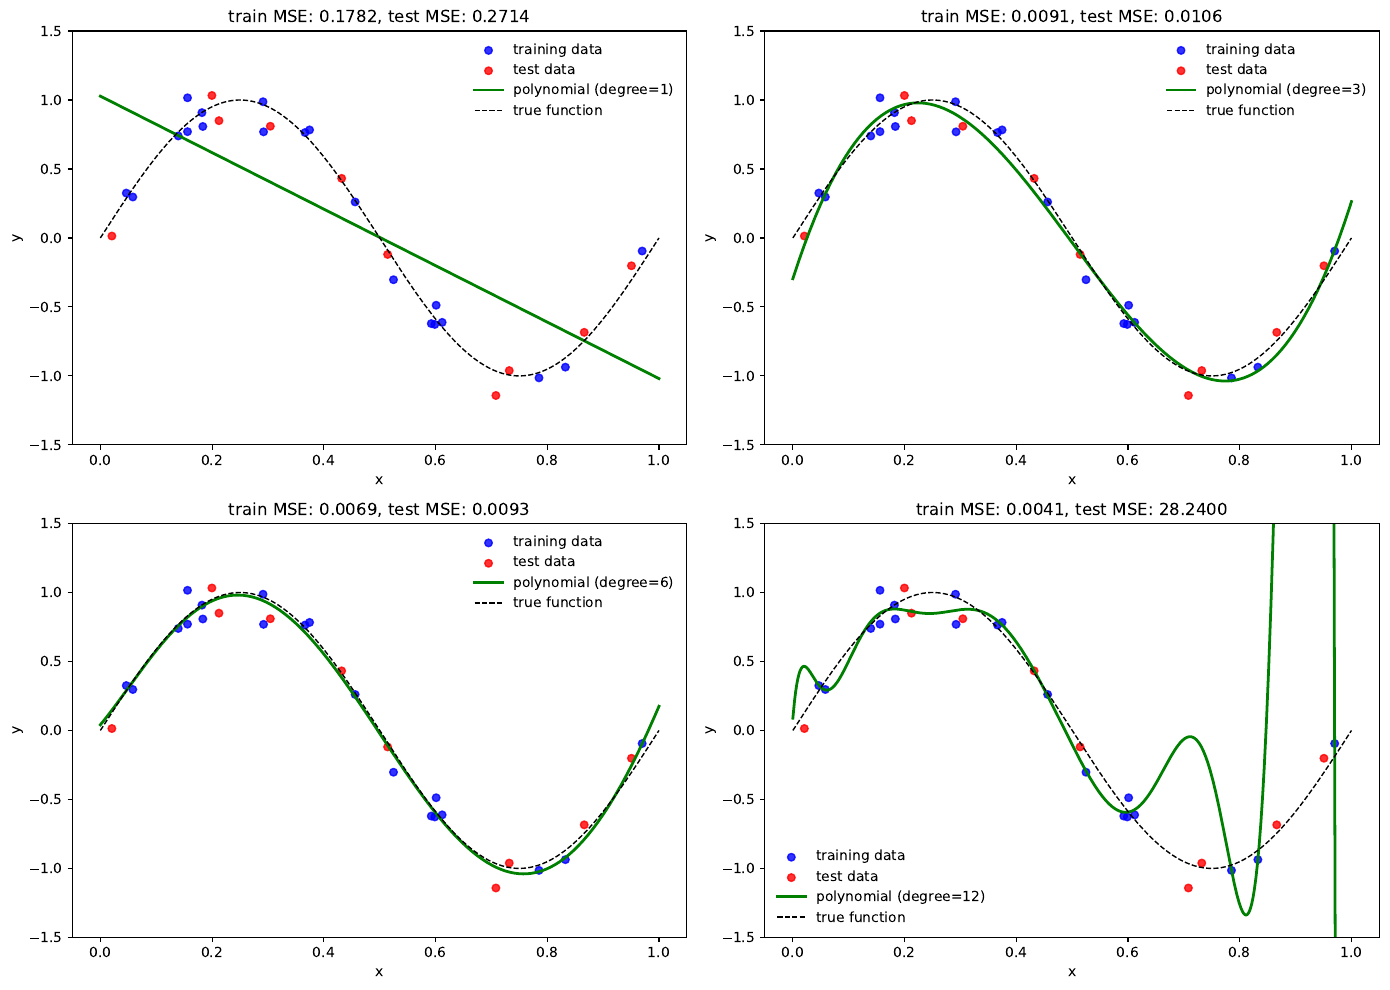

Write the Python code that produced this figure.
import numpy as np
import matplotlib.pyplot as plt
from sklearn.preprocessing import PolynomialFeatures
from sklearn.linear_model import LinearRegression
from sklearn.pipeline import make_pipeline
from sklearn.metrics import mean_squared_error
from sklearn.model_selection import train_test_split

# Set random seed for reproducibility
np.random.seed(42)

# Generate synthetic data (noisy sine curve)
n_samples = 30
X = np.sort(np.random.uniform(0, 1, n_samples))[:, np.newaxis]
y = np.sin(2 * np.pi * X.ravel()) + np.random.normal(0, 0.1, n_samples)

# Split into training and test sets randomly (mixed along x-axis)
X_train, X_test, y_train, y_test = train_test_split(X, y, test_size=0.33, random_state=42)

# Create dense grid for visualization
X_plot = np.linspace(0, 1, 1000)[:, np.newaxis]

# Create and plot models with different polynomial degrees
plt.figure(figsize=(14, 10))
degrees = [1, 3, 6, 12]  # Different polynomial degrees

for i, degree in enumerate(degrees):
    # Create the model
    model = make_pipeline(
        PolynomialFeatures(degree),
        LinearRegression()
    )
    
    # Fit the model
    model.fit(X_train, y_train)
    
    # Make predictions
    y_train_pred = model.predict(X_train)
    y_test_pred = model.predict(X_test)
    y_plot = model.predict(X_plot)
    
    # Calculate errors
    train_error = mean_squared_error(y_train, y_train_pred)
    test_error = mean_squared_error(y_test, y_test_pred)
    
    # Plot the results
    plt.subplot(2, 2, i+1)
    plt.scatter(X_train, y_train, color='blue', s=30, alpha=0.8, label='training data')
    plt.scatter(X_test, y_test, color='red', s=30, alpha=0.8, label='test data')
    plt.plot(X_plot, y_plot, color='green', lw=2, label=f'polynomial (degree={degree})')
    
    # Plot the true function
    true_y = np.sin(2 * np.pi * X_plot.ravel())
    plt.plot(X_plot, true_y, color='black', lw=1, linestyle='--', label='true function')
    
    plt.title(f'train MSE: {train_error:.4f}, test MSE: {test_error:.4f}')
    plt.xlabel('x')
    plt.ylabel('y')
    plt.ylim(-1.5, 1.5)
    plt.legend(loc='best', frameon=False)

plt.tight_layout()
plt.savefig('overfit.pdf', dpi=300, bbox_inches='tight')
plt.show()
